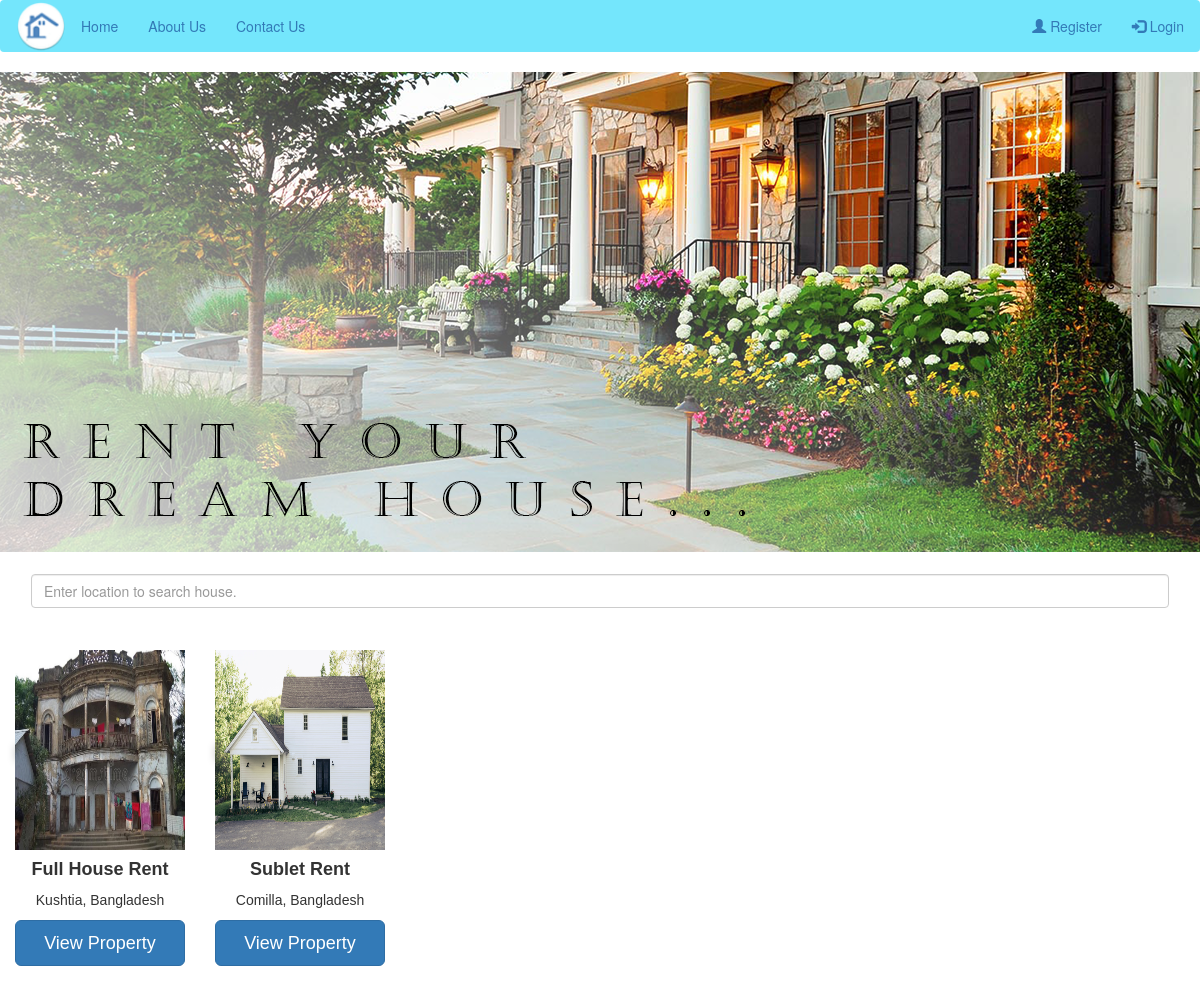
The page / on the database its author committed.
### tables this page shows
CREATE TABLE `add_property` (
  `property_id` int(10) NOT NULL,
  `country` varchar(50) NOT NULL,
  `district` varchar(50) NOT NULL,
  `contact_no` bigint(10) NOT NULL,
  `property_type` varchar(50) NOT NULL,
  `estimated_price` bigint(10) NOT NULL,
  `total_rooms` int(10) NOT NULL,
  `bedroom` int(10) NOT NULL,
  `living_room` int(10) NOT NULL,
  `kitchen` int(10) NOT NULL,
  `bathroom` int(10) NOT NULL,
  `description` varchar(2000) NOT NULL,
  `owner_id` int(10) NOT NULL
);

CREATE TABLE `property_photo` (
  `property_photo_id` int(12) NOT NULL,
  `p_photo` varchar(500) NOT NULL,
  `property_id` int(11) NOT NULL
);

### property-list.php (the view, shortened to what this page needs)
<?php
include("config/config.php");
 ?>
<!DOCTYPE html>
<html>
<head>
</head>
<body>
<?php
$sql="SELECT * FROM add_property";
    $query=mysqli_query($db,$sql);
    if(mysqli_num_rows($query)>0)
    {
      while ($rows=mysqli_fetch_assoc($query)) {
        $property_id=$rows['property_id'];
?>
<div class="col-sm-2">
<div class="card">
<?php
        $sql2="SELECT * FROM property_photo where property_id='$property_id'";
    $query2=mysqli_query($db,$sql2);
    if(mysqli_num_rows($query2)>0)
    {
      $row=mysqli_fetch_assoc($query2);
        $photo=$row['p_photo'];
        echo  '<img class="image" src="owner/'.$photo.'">'; }?>
  <h4><b><?php echo $rows['property_type']; ?></b></h4>
  <p><?php echo $rows['district'].', '.$rows['country'] ?></p>
  <p><?php echo '<a href="view-property.php?property_id='.$rows['property_id'].'"  class="btn btn-lg btn-primary btn-block" >View Property </a><br>'; ?></p><br>
</div>
</div>
</body>
</html>
<?php
}
    }
    ?>

### navbar.php (shortened to what this page needs)
<!DOCTYPE html>
<html lang="en">
<head>
  <link rel="stylesheet" href="https://maxcdn.bootstrapcdn.com/bootstrap/3.4.1/css/bootstrap.min.css">
<nav class="navbar navbar-expand-sm navbar-light justify-content-between" style="background-color: #74e6fc;" >
  <div class="container-fluid">
  <a class="navbar-header" href="index.php">
    <img src="images/logo.png" alt="logo" style="height:50px;">
  </a>
  <ul class="nav navbar-nav">
    <li class="nav-item">
      <a class="nav-link" href="index.php">Home</a>
    </li>
    <li class="nav-item">
      <a class="nav-link" href="#">About Us</a>
    </li>
    <li class="nav-item">
      <a class="nav-link" href="#">Contact Us</a>
    </li>
  </ul>
  <ul class="nav navbar-nav navbar-right">
      <?php
if(isset($_SESSION["email"]) && !empty($_SESSION['email'])){
?>
<li class="dropdown">
        <a class="dropdown-toggle" data-toggle="dropdown" href="#"><span class="glyphicon glyphicon-user"></span> My Profile
        <span class="caret"></span></a>
        <ul class="dropdown-menu">
          <li><a href="profile.php">Profile</a></li>
          <li><a href="logout.php">Logout</a></li>
        </ul>
      </li>
<?php
}
else {?>
      <li><a href="how-to-register.php"><span class="glyphicon glyphicon-user"></span> Register</a></li>
      <li><a href="how-to-login.php"><span class="glyphicon glyphicon-log-in"></span> Login</a></li>
    <?php } ?>
    </ul>
  </div>
</nav>
</body>
</html>

### index.php (shortened to what this page needs)
<?php
  include("navbar.php");
 ?>
  <div class="bg"></div><br>
  <div class="container active-cyan-4 mb-4 inline">
	<form method="POST" action="search-property.php">
  <input class="form-control" type="text" placeholder="Enter location to search house." name="search_property" aria-label="Search">
  </form>
  </div>
  <?php
  include("property-list.php");
 ?>

### index.php (style rules this page uses)
body, html { height: 100%; margin: 0; }
.bg { background-image: url("images/banner.png"); height: 60%; background-position: bottom; background-repeat: no-repeat; background-size: cover; }

### property-list.php (style rules this page uses)
.card { box-shadow: 0 4px 8px 0 rgba(0, 0, 0, 0.2); max-width: 100%; min-width: 100%; margin: auto; text-align: center; font-family: arial; display: inline; }
.container { padding: 2px 16px; }
.btn { width: 100%; }
.image { min-width: 100%; min-height: 200px; max-width: 100%; max-height:200px; }

### rows shown on the page
add_property: property_photo.p_photo (picture), property_type "Full House Rent", district "Kushtia", country "Bangladesh"
add_property: property_photo.p_photo (picture), property_type "Sublet Rent", district "Comilla", country "Bangladesh"
